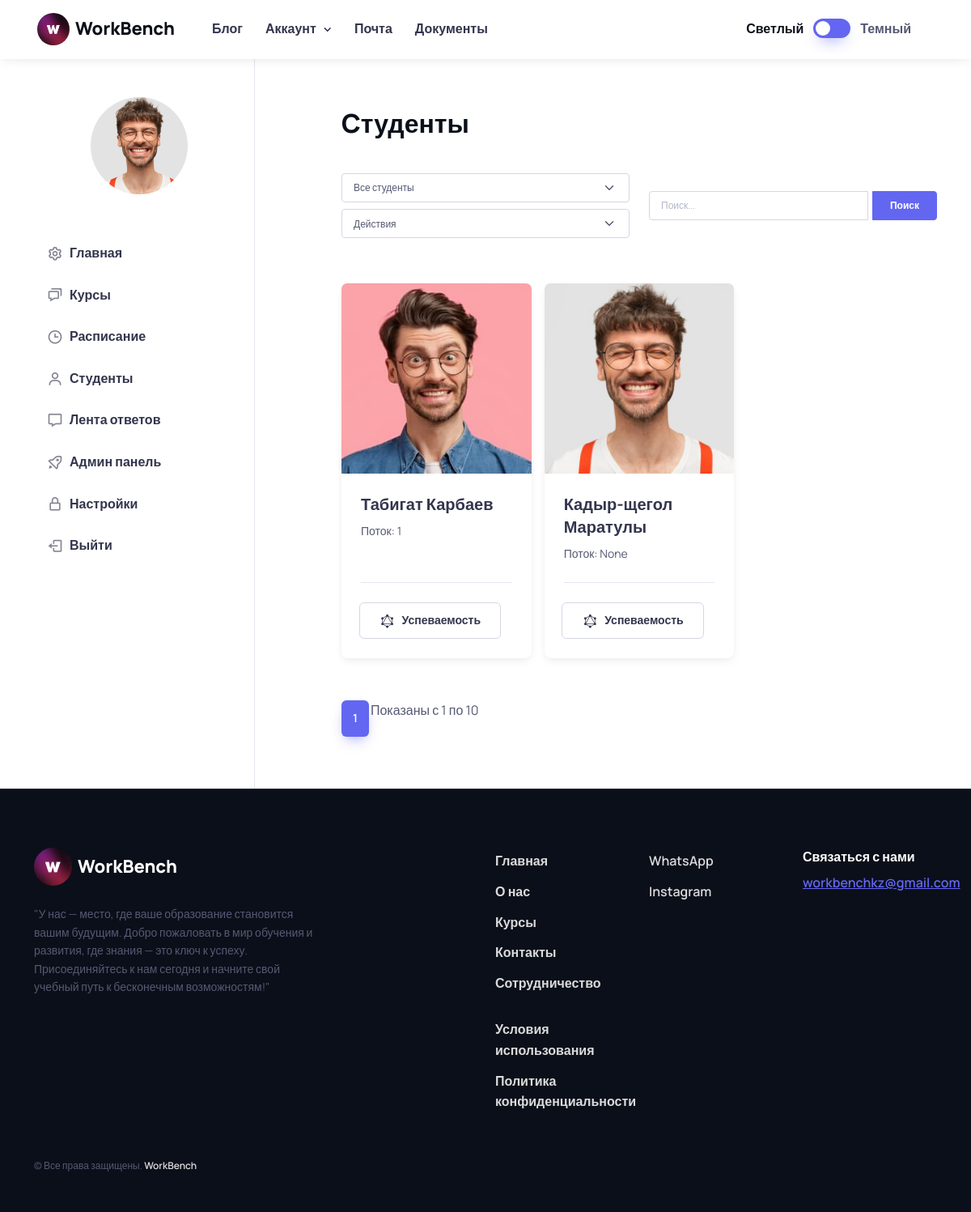
/users/curator/curator_check/students/, run on an earlier commit of the app's database.
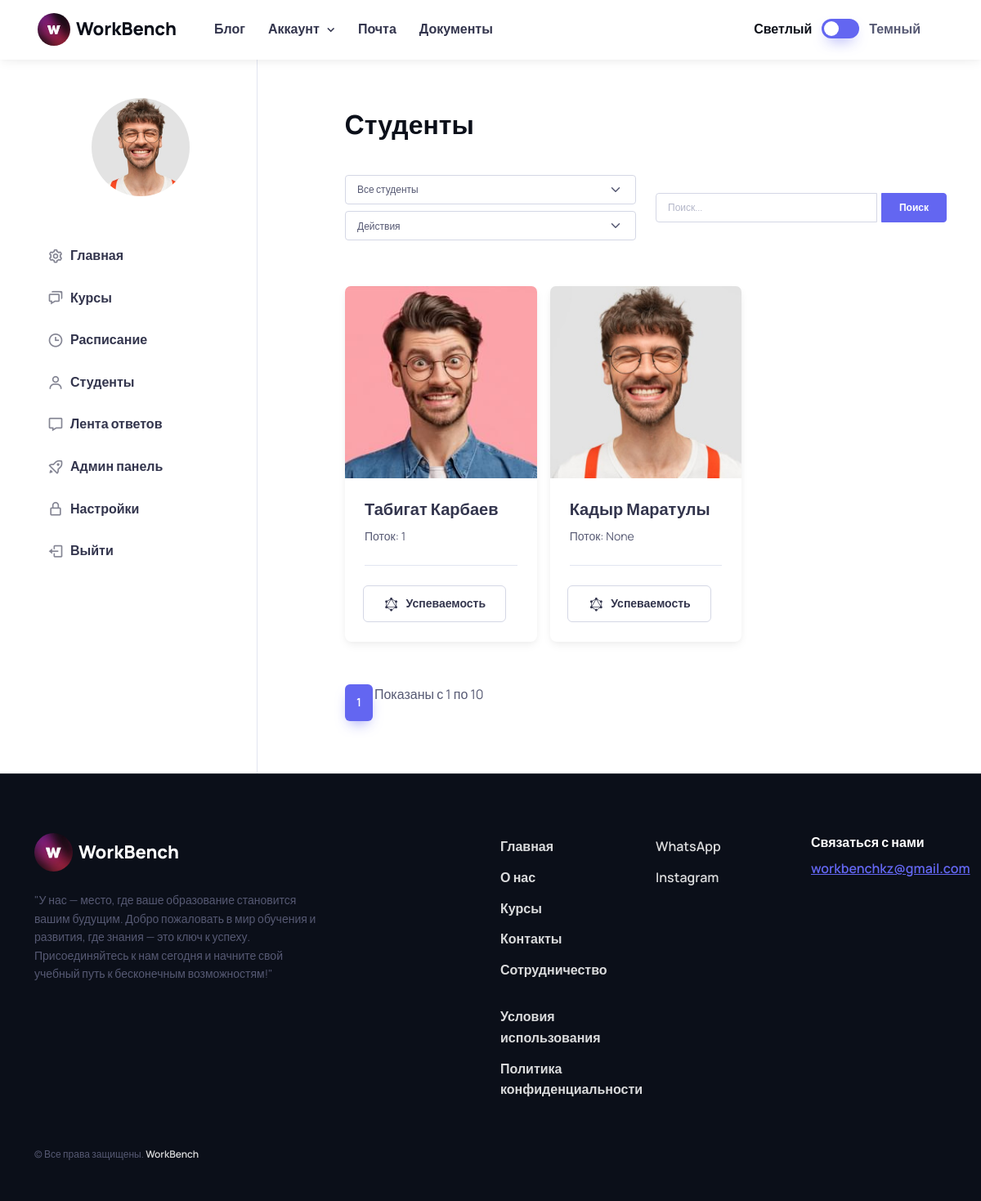
And on a later commit of the database.
### users/models.py (models this page shows, shortened)
class User(AbstractUser):
    ROLE_CHOICES = (
        ('student', 'Студент'),
        ('curator', 'Куратор'),
        ('admin', 'Администратор'),
    )
    COUNTRY_CHOICES = (
        ('kz', 'Казахстан'),
        ('ru', 'Россия'),
        ('ukr', 'Украина'),
        ('kg', 'Кыргызстан'),
        ('uz', 'Узбекистан'),
    )
    CITY_CHOICES = (
        ('tse', 'Астана'),
        ('ala', 'Алматы'),
        ('msq', 'Москва'),
        ('kiev', 'Киев'),
        ('bishkek', 'Бишкек'),
        ('tashkent', 'Ташкент'),
    )
    image = models.ImageField(upload_to='users_images', null=True, blank=True)
    role = models.CharField(max_length=10, choices=ROLE_CHOICES, default='student')
    phone = models.CharField(max_length=25, blank=True)
    bio = models.TextField(blank=True, null=True, default='Всем привет! Я ученик компании WorkBench!')
    country = models.CharField(choices=COUNTRY_CHOICES, max_length=15, default='kz')
    city = models.CharField(choices=CITY_CHOICES, max_length=20, default='tse')
    address = models.CharField(blank=True, null=True, default='', max_length=255)
    stream = models.ForeignKey('Stream', on_delete=models.SET_NULL, null=True, blank=True)

class Stream(models.Model):
    number = models.PositiveIntegerField()
    def __str__(self):
        return str(self.number)
    class Meta:
        verbose_name = 'Поток'
        verbose_name_plural = 'Потоки'

### curator/views.py (the view)
# urls.py: path('curator_check/students/', StudentsCheckAdmin.as_view(), name='students_admin_check'),
class StudentsCheckAdmin(View):
    template_name = 'curator/starter-kit/students.html'
    items_per_page = 10  # Количество студентов на странице
    def get(self, request):
        stream_id = request.GET.get('stream')
        streams = Stream.objects.all()
        selected_stream = None
        students = User.objects.filter(role='student')
        if stream_id:
            selected_stream = get_object_or_404(Stream, id=stream_id)
            students = students.filter(stream=selected_stream)
        paginator = Paginator(students, self.items_per_page)
        page_number = request.GET.get('page')
        students_page = paginator.get_page(page_number)
        return render(request, self.template_name, {
            'students': students_page,
            'streams': streams,
            'selected_stream': selected_stream
        })

### templates/curator/starter-kit/students.html (shortened to what the changed rows need)
{% extends 'curator/starter-kit/base.html' %}
{% load static %}
          {% block content %}
              <div class="col-md-8 offset-lg-1 pb-5 mb-lg-2 pt-md-5 mt-n3 mt-md-0">
            <div class="ps-md-3 ps-lg-0 mt-md-2 pt-md-4 pb-md-2">
              <div class="d-flex align-items-center justify-content-between pt-xl-1 mb-3 pb-3">
                <h1 class="h2 mb-0">Cтуденты</h1>
              </div>
              <div class="row row-cols-1 row-cols-md-3 row-cols-lg-3 gx-3 gx-lg-3">
                {% for student in students %}
                    <div class="col pb-2 mb-4">
                        <article class="card h-100 border-0 shadow-sm">
                            <div class="position-relative">
                                <a href="{% url 'users:curator:student-profile' pk=student.pk %}" class="d-block position-absolute w-100 h-100 top-0 start-0" aria-label="Cover image"></a>
                                <img src="{% if student.image and student.image.url %}{{ student.image.url }}{% else %}{% static 'student/images/18.jpg' %}{% endif %}" class="card-img-top" alt="Image">
                            </div>
                            <div class="card-body pb-3">
                                <h3 class="h5 mb-2">
                                    <a href="{% url 'users:curator:student-profile' pk=student.pk %}">{{ student.first_name }} {{ student.last_name }}</a>
                                </h3>
                                <p class="fs-sm mb-2">Поток: {{ student.stream }}</p>
                            </div>
                            <div class="card-footer d-flex align-items-center justify-content-center fs-sm text-muted py-4">
                                <a href="{% url 'users:curator:courses:student_progress' student_id=student.id %}" class="btn btn-outline-secondary px-3 px-lg-4 me-3">
                                    <i class="bx bxl-graphql fs-xl me-xl-2"></i>
                                    <span class="d-none d-xl-inline">Успеваемость</span>
                                </a>
                            </div>
                        </article>
                    </div>
                {% endfor %}
              </div>
             <div class="row" style="margin-top: 20px;">
                 <div class="col-md-12">
                     <nav aria-label="Page navigation">
                         <ul class="pagination">
                             {% for num in students.paginator.page_range %}
                                 <li class="page-item {% if num == students.number %}active{% endif %}">
                                     <a class="page-link" href="?page={{ num }}">{{ num }}</a>
                                 </li>
                             {% endfor %}
                         </ul>
                     </nav>
                 </div>
             </div>
            </div>
          </div>
          {% endblock %}

What changed in the data, as far as the page shows it:
removed User: first_name "Кадыр-щегол", last_name "Маратулы", stream "None"
added User: first_name "Кадыр", last_name "Маратулы", stream "None"
